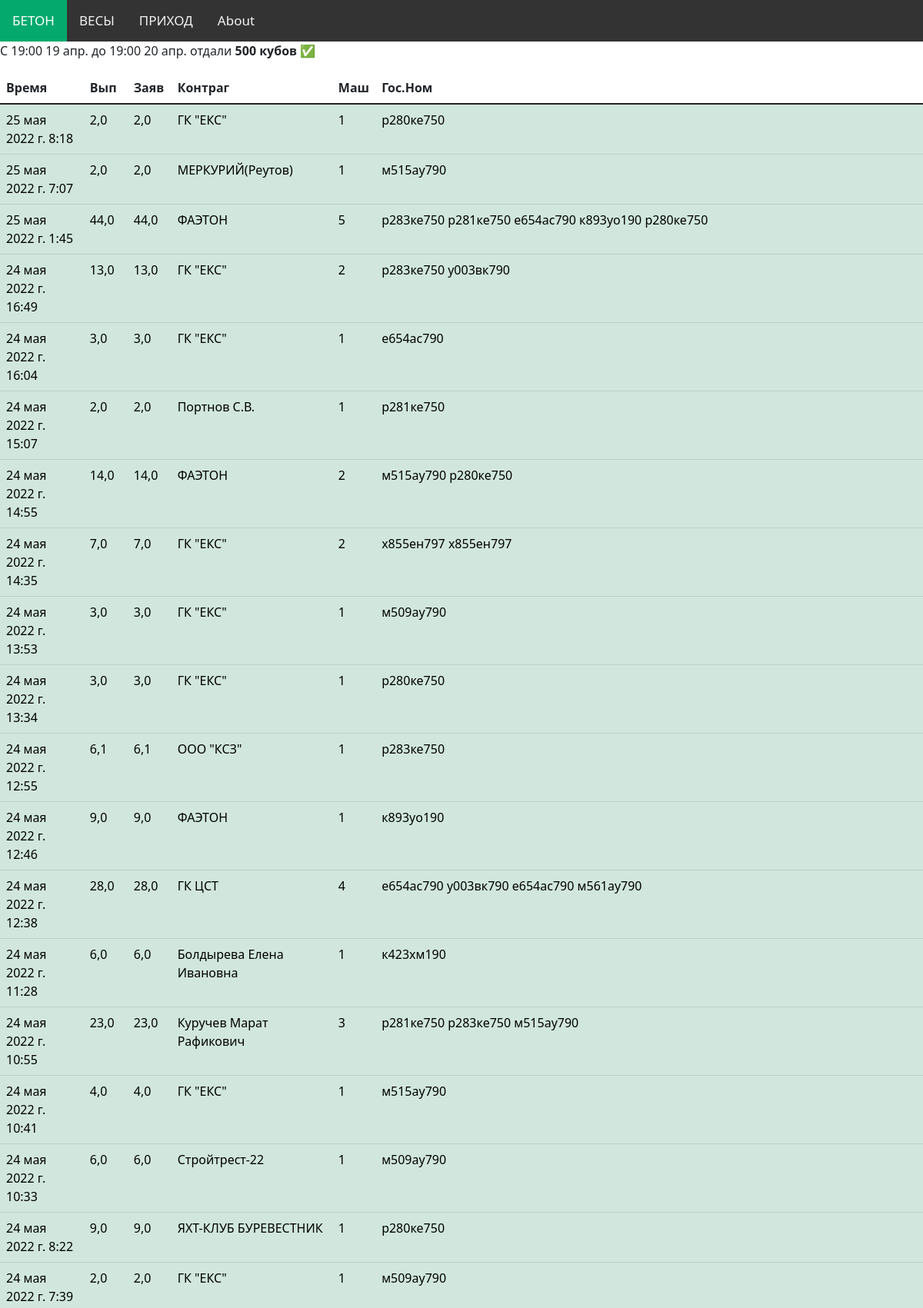
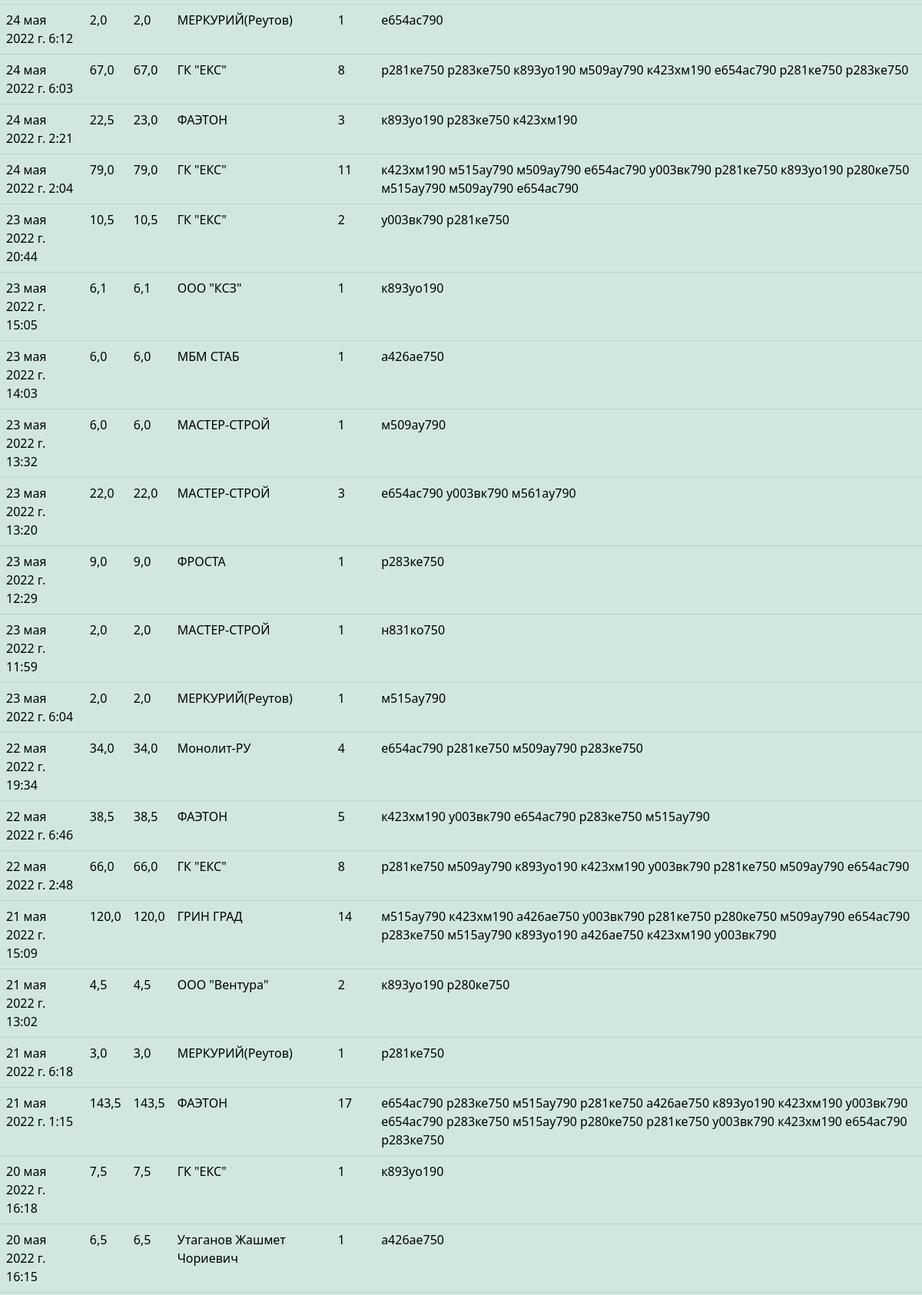
The page / (upper part) on the database its author committed (2 pictures, top to bottom).
### first/models.py (models this page shows)
class status(models.Model):
    ToDo = models.FloatField(null=True)
    Done = models.FloatField(null=True)
    Contrag = models.CharField(max_length=1000, null=True)
    Amount_Cars = models.CharField(max_length=10, null=True)
    Num_Cars = models.CharField(max_length=2000, null=True)
    Time = models.DateTimeField(null=True)

### first/views.py (the view)
# urls.py: path('', views.index_page),
def index_page(request):
    st = status.objects.all()
    context = {"st": st}
    return render(request, "index.html", context)

### first/templates/index.html (shortened to what this page needs)
{% load static %}
{% load mathfilters %}
<!DOCTYPE html>
<html lang="ru">
<head>
    <link rel="stylesheet" href="https://cdn.jsdelivr.net/npm/bootstrap@5.1.3/dist/css/bootstrap.min.css">
    <link type="text/css" href="{% static 'first/css/first.css' %}" rel="stylesheet" />
    <link type="text/css" href="{% static 'first/js/first.js' %}" rel="stylesheet" />
</head>
<body>
<div class="topnav">
  <a class="active" href="/">БЕТОН</a>
  <a href="weights/">ВЕСЫ</a>
  <a href="income/">ПРИХОД</a>
  <a href="#about">About</a>
</div>
    <p>С 19:00 19 апр. до 19:00 20 апр. отдали <b>500 кубов</b> ✅</p>
    <table class="table">
        <thead>
        <tr>
        <th scope="col">Время</th>
        <th scope="col">Вып</th>
        <th scope="col">Заяв</th>
        <th scope="col">Контраг</th>
        <th scope="col">Маш</th>
        <th scope="col">Гос.Ном</th>
        </tr>
        </thead>
        {% for item in st %}
        <tr>
            {% if  item.ToDo|sub:item.Done <= item.ToDo|mul:0.1 %}
          <td class="table-success">{{ item.Time }}</td>
          <td class="table-success">{{ item.Done }}</td>
          <td class="table-success">{{ item.ToDo }}</td>
          <td class="table-success">{{ item.Contrag }}</td>
          <td class="table-success">{{ item.Amount_Cars }}</td>
          <td class="table-success">{{ item.Num_Cars }}</td>
            {% endif %}
        </tr>
        {% endfor %}
    </table>
</body>
</html>

### first/static/first/css/first.css (style rules this page uses)
.topnav { background-color: #333; overflow: hidden; }
.topnav a { float: left; color: #f2f2f2; text-align: center; padding: 14px 16px; text-decoration: none; font-size: 17px; }
.topnav a.active { background-color: #04AA6D; color: white; }

### rows shown on the page
status: Time "25 мая 2022 г. 8:18", Done "2,0", ToDo "2,0", Contrag "ГК \"ЕКС\"", Amount_Cars "1", Num_Cars "р280ке750"
status: Time "25 мая 2022 г. 7:07", Done "2,0", ToDo "2,0", Contrag "МЕРКУРИЙ(Реутов)", Amount_Cars "1", Num_Cars "м515ау790"
status: Time "25 мая 2022 г. 1:45", Done "44,0", ToDo "44,0", Contrag "ФАЭТОН", Amount_Cars "5", Num_Cars "р283ке750 р281ке750 е654ас790 к893уо190 р280ке750"
status: Time "24 мая 2022 г. 16:49", Done "13,0", ToDo "13,0", Contrag "ГК \"ЕКС\"", Amount_Cars "2", Num_Cars "р283ке750 у003вк790"
status: Time "24 мая 2022 г. 16:04", Done "3,0", ToDo "3,0", Contrag "ГК \"ЕКС\"", Amount_Cars "1", Num_Cars "е654ас790"
status: Time "24 мая 2022 г. 15:07", Done "2,0", ToDo "2,0", Contrag "Портнов С.В.", Amount_Cars "1", Num_Cars "р281ке750"
status: Time "24 мая 2022 г. 14:55", Done "14,0", ToDo "14,0", Contrag "ФАЭТОН", Amount_Cars "2", Num_Cars "м515ау790 р280ке750"
status: Time "24 мая 2022 г. 14:35", Done "7,0", ToDo "7,0", Contrag "ГК \"ЕКС\"", Amount_Cars "2", Num_Cars "х855ен797 х855ен797"
status: Time "24 мая 2022 г. 13:53", Done "3,0", ToDo "3,0", Contrag "ГК \"ЕКС\"", Amount_Cars "1", Num_Cars "м509ау790"
status: Time "24 мая 2022 г. 13:34", Done "3,0", ToDo "3,0", Contrag "ГК \"ЕКС\"", Amount_Cars "1", Num_Cars "р280ке750"
status: Time "24 мая 2022 г. 12:55", Done "6,1", ToDo "6,1", Contrag "ООО \"КСЗ\"", Amount_Cars "1", Num_Cars "р283ке750"
status: Time "24 мая 2022 г. 12:46", Done "9,0", ToDo "9,0", Contrag "ФАЭТОН", Amount_Cars "1", Num_Cars "к893уо190"
status: Time "24 мая 2022 г. 12:38", Done "28,0", ToDo "28,0", Contrag "ГК ЦСТ", Amount_Cars "4", Num_Cars "е654ас790 у003вк790 е654ас790 м561ау790"
status: Time "24 мая 2022 г. 11:28", Done "6,0", ToDo "6,0", Contrag "Болдырева Елена Ивановна", Amount_Cars "1", Num_Cars "к423хм190"
status: Time "24 мая 2022 г. 10:55", Done "23,0", ToDo "23,0", Contrag "Куручев Марат Рафикович", Amount_Cars "3", Num_Cars "р281ке750 р283ке750 м515ау790"
status: Time "24 мая 2022 г. 10:41", Done "4,0", ToDo "4,0", Contrag "ГК \"ЕКС\"", Amount_Cars "1", Num_Cars "м515ау790"
status: Time "24 мая 2022 г. 10:33", Done "6,0", ToDo "6,0", Contrag "Стройтрест-22", Amount_Cars "1", Num_Cars "м509ау790"
status: Time "24 мая 2022 г. 8:22", Done "9,0", ToDo "9,0", Contrag "ЯХТ-КЛУБ БУРЕВЕСТНИК", Amount_Cars "1", Num_Cars "р280ке750"
status: Time "24 мая 2022 г. 7:39", Done "2,0", ToDo "2,0", Contrag "ГК \"ЕКС\"", Amount_Cars "1", Num_Cars "м509ау790"
status: Time "24 мая 2022 г. 6:12", Done "2,0", ToDo "2,0", Contrag "МЕРКУРИЙ(Реутов)", Amount_Cars "1", Num_Cars "е654ас790"
status: Time "24 мая 2022 г. 6:03", Done "67,0", ToDo "67,0", Contrag "ГК \"ЕКС\"", Amount_Cars "8", Num_Cars "р281ке750 р283ке750 к893уо190 м509ау790 к423хм190 е654ас790 р281ке750 р283ке750"
status: Time "24 мая 2022 г. 2:21", Done "22,5", ToDo "23,0", Contrag "ФАЭТОН", Amount_Cars "3", Num_Cars "к893уо190 р283ке750 к423хм190"
status: Time "24 мая 2022 г. 2:04", Done "79,0", ToDo "79,0", Contrag "ГК \"ЕКС\"", Amount_Cars "11", Num_Cars "к423хм190 м515ау790 м509ау790 е654ас790 у003вк790 р281ке750 к893уо190 р280ке750 м515ау790 м509ау790 е654ас790"
status: Time "23 мая 2022 г. 20:44", Done "10,5", ToDo "10,5", Contrag "ГК \"ЕКС\"", Amount_Cars "2", Num_Cars "у003вк790 р281ке750"
status: Time "23 мая 2022 г. 15:05", Done "6,1", ToDo "6,1", Contrag "ООО \"КСЗ\"", Amount_Cars "1", Num_Cars "к893уо190"
status: Time "23 мая 2022 г. 14:03", Done "6,0", ToDo "6,0", Contrag "МБМ СТАБ", Amount_Cars "1", Num_Cars "а426ае750"
status: Time "23 мая 2022 г. 13:32", Done "6,0", ToDo "6,0", Contrag "МАСТЕР-СТРОЙ", Amount_Cars "1", Num_Cars "м509ау790"
status: Time "23 мая 2022 г. 13:20", Done "22,0", ToDo "22,0", Contrag "МАСТЕР-СТРОЙ", Amount_Cars "3", Num_Cars "е654ас790 у003вк790 м561ау790"
status: Time "23 мая 2022 г. 12:29", Done "9,0", ToDo "9,0", Contrag "ФРОСТА", Amount_Cars "1", Num_Cars "р283ке750"
status: Time "23 мая 2022 г. 11:59", Done "2,0", ToDo "2,0", Contrag "МАСТЕР-СТРОЙ", Amount_Cars "1", Num_Cars "н831ко750"
status: Time "23 мая 2022 г. 6:04", Done "2,0", ToDo "2,0", Contrag "МЕРКУРИЙ(Реутов)", Amount_Cars "1", Num_Cars "м515ау790"
status: Time "22 мая 2022 г. 19:34", Done "34,0", ToDo "34,0", Contrag "Монолит-РУ", Amount_Cars "4", Num_Cars "е654ас790 р281ке750 м509ау790 р283ке750"
status: Time "22 мая 2022 г. 6:46", Done "38,5", ToDo "38,5", Contrag "ФАЭТОН", Amount_Cars "5", Num_Cars "к423хм190 у003вк790 е654ас790 р283ке750 м515ау790"
status: Time "22 мая 2022 г. 2:48", Done "66,0", ToDo "66,0", Contrag "ГК \"ЕКС\"", Amount_Cars "8", Num_Cars "р281ке750 м509ау790 к893уо190 к423хм190 у003вк790 р281ке750 м509ау790 е654ас790"
status: Time "21 мая 2022 г. 15:09", Done "120,0", ToDo "120,0", Contrag "ГРИН ГРАД", Amount_Cars "14", Num_Cars "м515ау790 к423хм190 а426ае750 у003вк790 р281ке750 р280ке750 м509ау790 е654ас790 р283ке750 м515ау790 к893уо190 а426ае750 к423хм190 у003вк790"
status: Time "21 мая 2022 г. 13:02", Done "4,5", ToDo "4,5", Contrag "ООО \"Вентура\"", Amount_Cars "2", Num_Cars "к893уо190 р280ке750"
status: Time "21 мая 2022 г. 6:18", Done "3,0", ToDo "3,0", Contrag "МЕРКУРИЙ(Реутов)", Amount_Cars "1", Num_Cars "р281ке750"
status: Time "21 мая 2022 г. 1:15", Done "143,5", ToDo "143,5", Contrag "ФАЭТОН", Amount_Cars "17", Num_Cars "е654ас790 р283ке750 м515ау790 р281ке750 а426ае750 к893уо190 к423хм190 у003вк790 е654ас790 р283ке750 м515ау790 р280ке750 р281ке750 у003вк790 к423хм190 е654ас790 р283ке750"
status: Time "20 мая 2022 г. 16:18", Done "7,5", ToDo "7,5", Contrag "ГК \"ЕКС\"", Amount_Cars "1", Num_Cars "к893уо190"
status: Time "20 мая 2022 г. 16:15", Done "6,5", ToDo "6,5", Contrag "Утаганов Жашмет Чориевич", Amount_Cars "1", Num_Cars "а426ае750"
